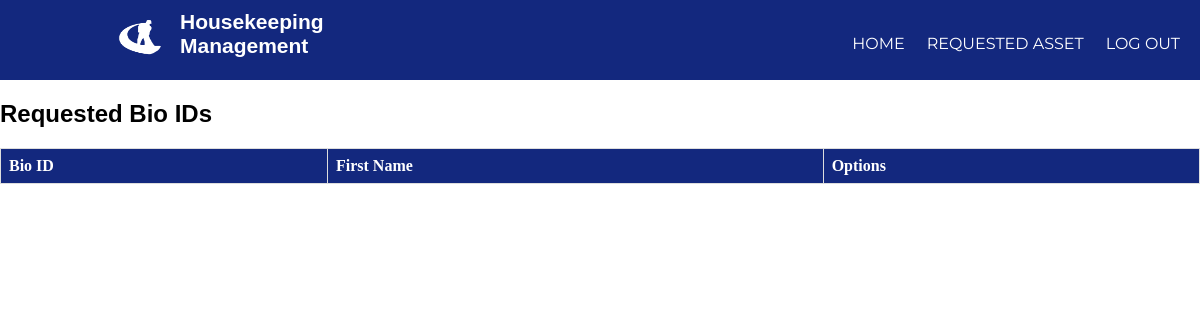
/reqdasset.php, run on an earlier commit of the app's database.
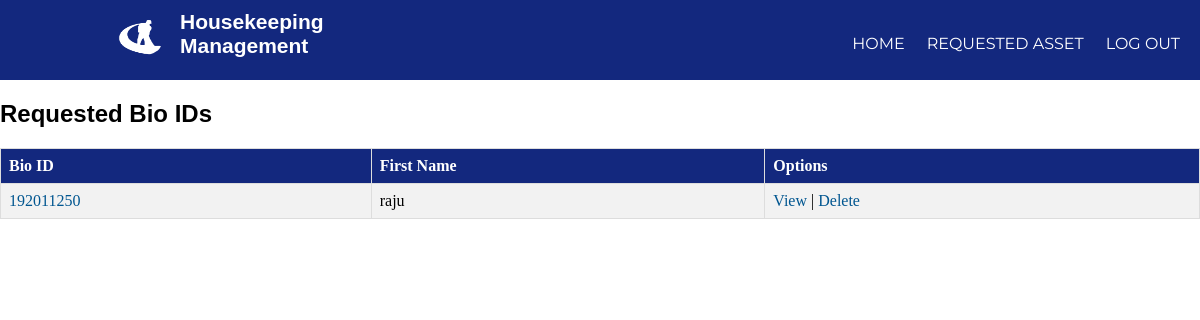
And on a later commit of the database.
### tables this page shows
CREATE TABLE `userinfo` (
  `bio_id` int(11) NOT NULL,
  `firstName` varchar(50) NOT NULL,
  `lastName` varchar(50) NOT NULL,
  `email` varchar(50) NOT NULL,
  `qualification` varchar(30) DEFAULT NULL,
  `Designation` varchar(20) NOT NULL,
  `Supervisor` text NOT NULL,
  `contact` varchar(15) DEFAULT NULL,
  `password` varchar(20) DEFAULT NULL,
  `birthday` date DEFAULT NULL,
  `busy` tinyint(4) DEFAULT 0
);

### reqdasset.php (the view, shortened to what this page needs)
<?php
require_once('process/dbh.php');
$sql = "SELECT DISTINCT bio_id FROM requestasset WHERE bio_id IS NOT NULL";
$result = mysqli_query($conn, $sql);
?>
<!DOCTYPE html>
<html>
<head>
    <link rel="stylesheet" type="text/css" href="style.css">
</head>
<body>
    <header>
        <nav>
        <img src="logo.png" alt="Description of the image">
        <h1 class="container">Housekeeping <br> Management</h1>
			<ul id="navli">
                <li><a class="homeblack" href="storewel.php">HOME</a></li>
                <li><a class="homered" href="#">REQUESTED ASSET</a></li>
                <li><a class="homeblack" href="login.html">LOG OUT</a></li>
            </ul>
        </nav>
    </header>
    <div class="divider"></div>
    <div class="page-wrapper bg-blue p-t-100 p-b-100 font-robo">
        <div class="wrapper wrapper--w680">
            <div class="card card-1">
                <div class="card-body">
                    <div class="content">
                        <h2>Requested Bio IDs</h2>
                        <table>
                            <tr>
                                <th>Bio ID</th>
                                <th>First Name</th>
                                <th>Options</th>
                            </tr>
                            <?php
                            while ($row = mysqli_fetch_assoc($result)) {
                                $bioID = $row['bio_id'];
                                $firstNameQuery = "SELECT firstname FROM userinfo WHERE bio_id = '$bioID'";
                                $firstNameResult = mysqli_query($conn, $firstNameQuery);
                                $firstName = "";
                                if ($firstNameRow = mysqli_fetch_assoc($firstNameResult)) {
                                    $firstName = $firstNameRow['firstname'];
                                }
                                echo "<tr>";
                                echo "<td><a href='details.php?bio_id=$bioID'>$bioID</a></td>";
                                echo "<td>$firstName</td>";
                                echo "<td><a href=\"details.php?bio_id=$bioID\">View</a> | <a href=\"delete_request.php?bio_id=$bioID\" onClick=\"return confirm('Are you sure you want to delete?')\">Delete</a></td>";
                                echo "</tr>";
                            }
                            ?>
                        </table>
                    </div>
                </div>
            </div>
        </div>
    </div>
</body>
</html>

What changed in the data, as far as the page shows it:
added userinfo: firstName "raju"
Also different on the page:
new list line: "192011250 View | Delete"
